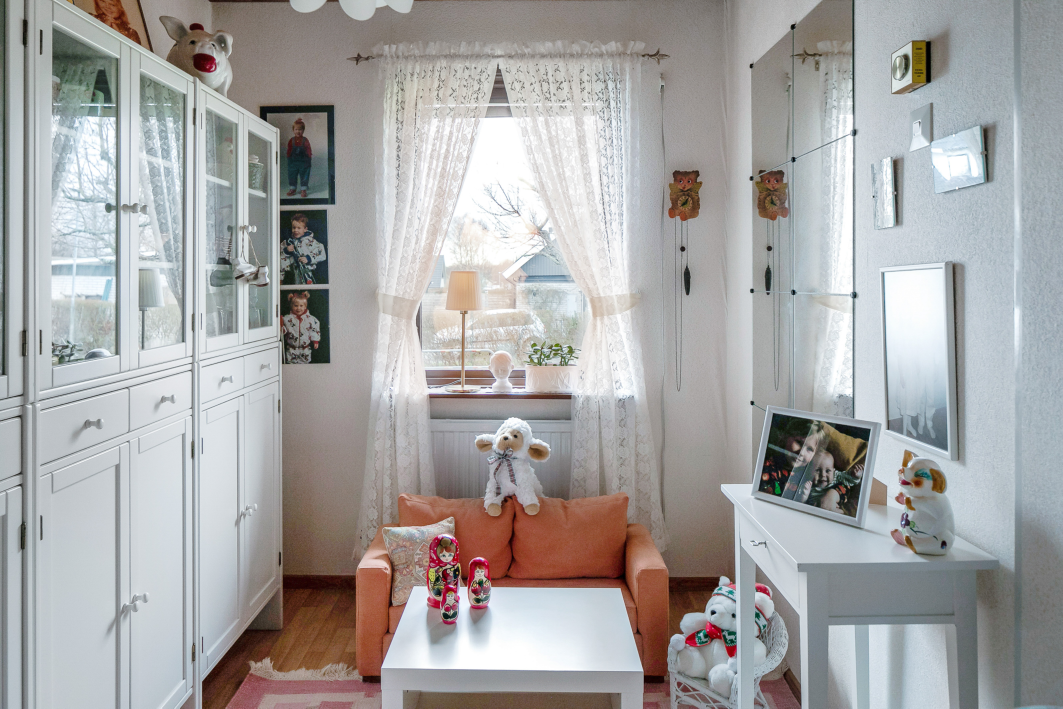
#> input picture samling_ex_jobb/correct_colors.jpg, 5315 x 3542 px, found by its file name (shown at 1/5 size)
$ python focus.py   (older library calls are emulated)
#> lines starting #> are read from the running program, lines starting #| are printed output that depends on the picture; long printed decimals are rounded
import cv2
import numpy as numpy

img = cv2.imread("correct_colors.jpg")
#> img is the input picture: shape (3542, 5315, 3); mean B, G, R 165.4, 165.9, 167.1
img = cv2.imread("rorelseoskarpa_010.jpg")
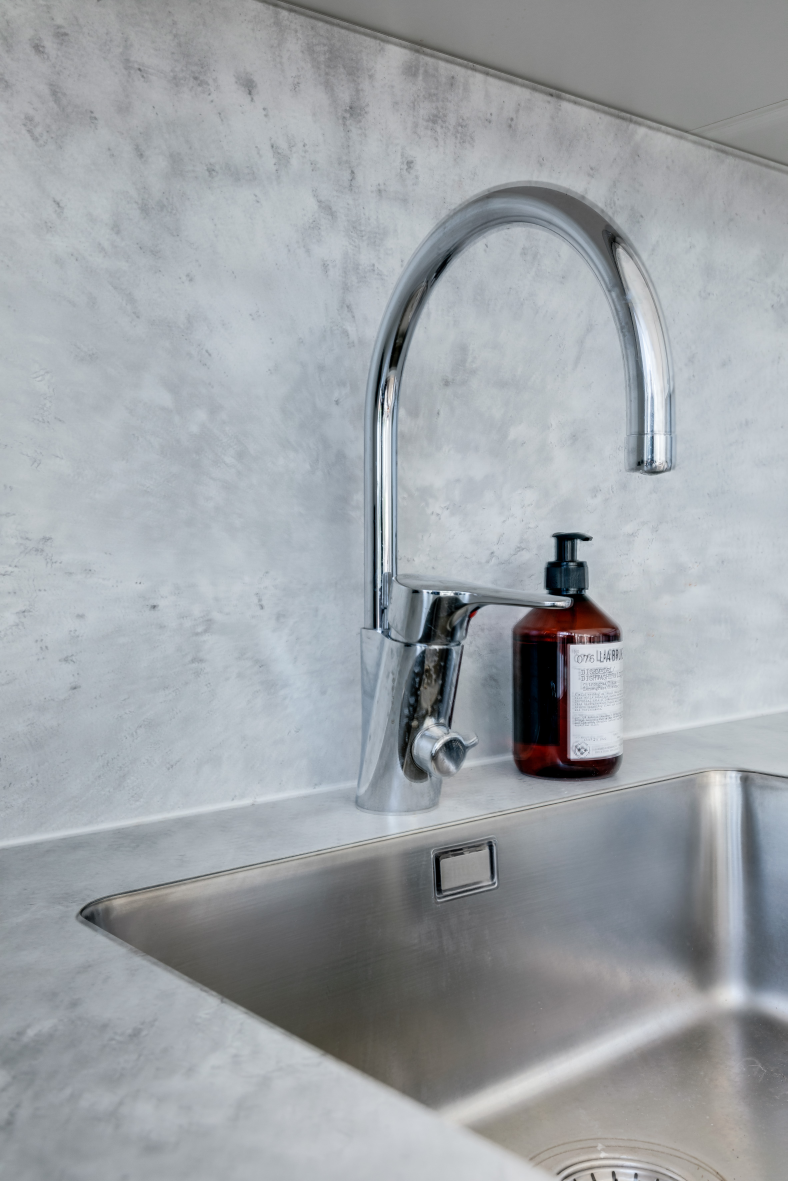
#> input picture samling_ex_jobb/rorelseoskarpa_010.jpg, 2362 x 3543 px, found by its file name (shown at 1/3 size)
#> img is the input picture: shape (3543, 2362, 3); mean B, G, R 167.2, 163, 158.2


scale_percent = 20 # percent of original size
width = int(img.shape[1] * scale_percent / 100)
#> width = 472
height = int(img.shape[0] * scale_percent / 100)
#> height = 708
dim = (width, height)
#> dim = (472, 708)

img_resized = cv2.resize(img, dim, interpolation = cv2.INTER_AREA)
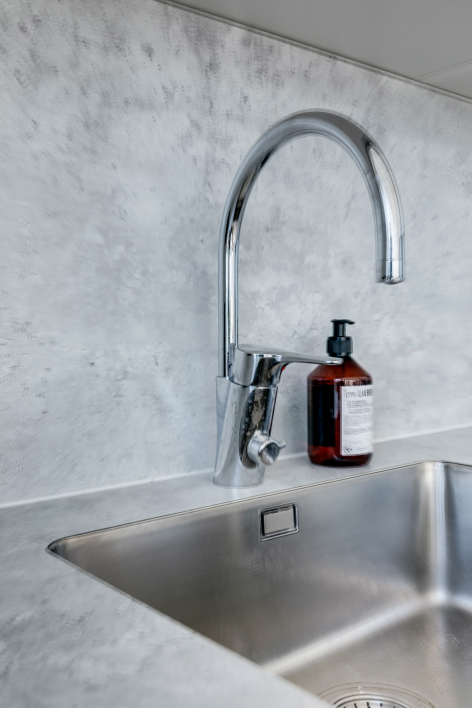
#> img_resized: shape (708, 472, 3); mean B, G, R 167.2, 163, 158.2


laplacian_var = cv2.Laplacian(img_resized, cv2.CV_64F).var()
#> laplacian_var = 236.7
if laplacian_var < 5:
    print("image blurry")

print(laplacian_var)
#| 236.699

cv2.imshow("Img", img_resized)
cv2.imshow("Laplacian", laplacian_var)
cv2.waitKey(0)
cv2.destroyAllWindows()
